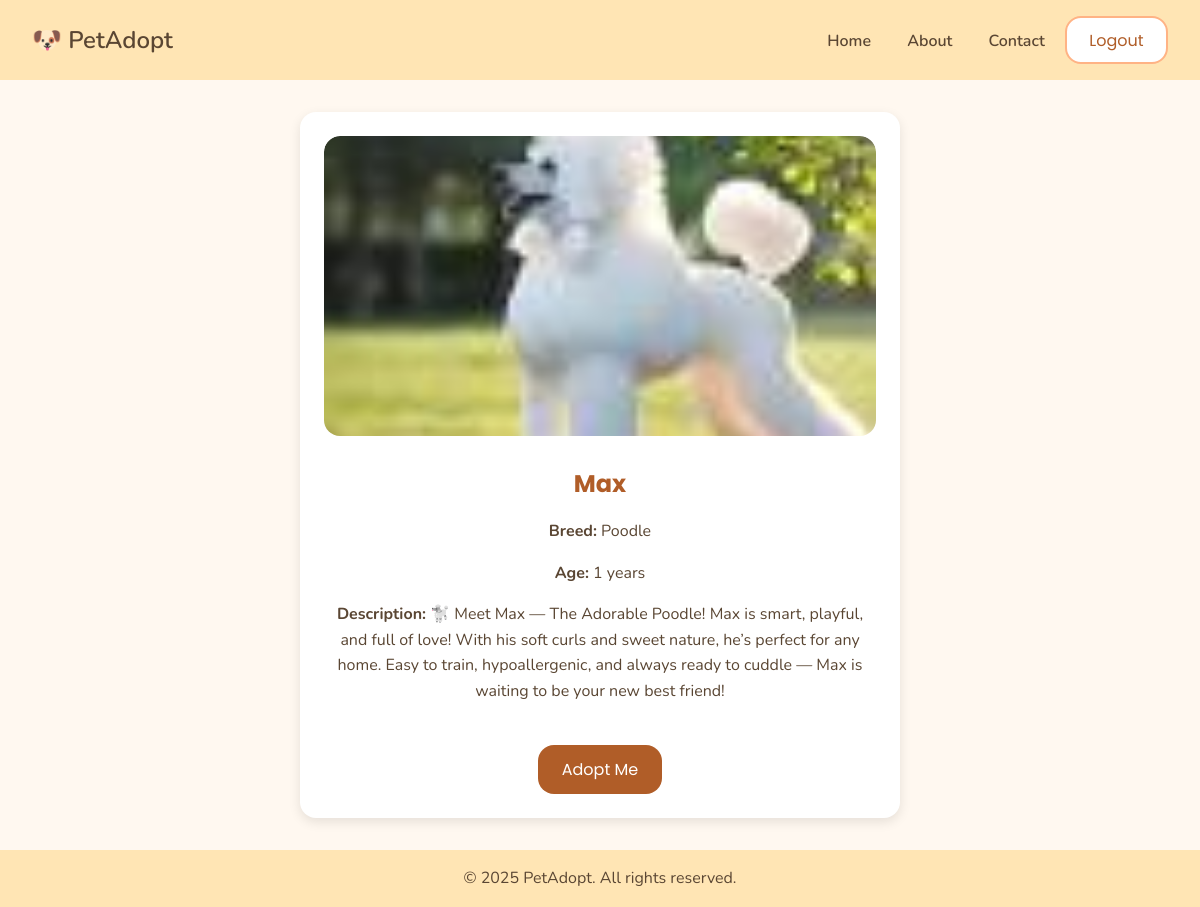
The app's page /pet/7/ (signed in) with its own data.
### main/models.py (models this page shows, shortened)
class Pet(models.Model):
    name = models.CharField(max_length=100)
    breed = models.CharField(max_length=100)
    age = models.IntegerField()
    image = models.ImageField(upload_to='pets/')
    description = models.TextField()
    adopted = models.BooleanField(default=False)

### main/views.py (the view)
# urls.py: path('pet/<int:pet_id>/', views.pet_detail, name='pet_detail'),
@login_required
def pet_detail(request, pet_id):
    pet = get_object_or_404(Pet, id=pet_id)
    return render(request, 'main/pet_detail.html', {'pet': pet})

### main/templates/main/pet_detail.html
{% extends 'main/base.html' %}
{% block content %}
<div style="max-width: 600px; margin: 2rem auto; text-align: center;">
  <div class="card" style="
    padding: 1.5rem;
    border-radius: 1rem;
    box-shadow: 0 4px 12px rgba(0, 0, 0, 0.1);
    background-color: #fff;
    ">
    <div style="overflow: hidden; border-radius: 1rem; margin-bottom: 1rem;">
      <img src="{{ pet.image.url }}"
           alt="{{ pet.name }}"
           style="width: 100%; height: 300px; object-fit: cover; border-radius: 1rem;">
    </div>
    <h2 style="margin-bottom: 0.5rem;">{{ pet.name }}</h2>
    <p><strong>Breed:</strong> {{ pet.breed }}</p>
    <p><strong>Age:</strong> {{ pet.age }} years</p>
    <p><strong>Description:</strong> {{ pet.description }}</p>
    {% if not pet.adopted %}
      <a href="{% url 'adopt_pet' pet.id %}">
        <button style="
          margin-top: 1.5rem;
          background-color: var(--highlight-color);
          color: white;
          border: none;
          padding: 0.75rem 1.5rem;
          border-radius: var(--border-radius);
          font-family: 'Poppins', sans-serif;
          cursor: pointer;
          transition: 0.3s ease-in-out;
        " onmouseover="this.style.backgroundColor='#7A3E2B'" onmouseout="this.style.backgroundColor='var(--highlight-color)'">
          Adopt Me
        </button>
      </a>
    {% else %}
      <p style="color: red; font-weight: bold; margin-top: 1rem;">Already Adopted</p>
    {% endif %}
  </div>
</div>
{% endblock %}

### main/static/css/global.css (style rules this page uses)
:root { --primary-color: #FFE5B4; --secondary-color: #FFF8F0; --accent-color: #FFB385; --text-color: #5A4633; --highlight-color: #B05D28; --button-hover: #ff985c; --card-bg: #fff; --border-radius: 1rem; --transition-speed: 0.3s; }
body { margin: 0; font-family: 'Nunito', sans-serif; background-color: var(--secondary-color); color: var(--text-color); line-height: 1.6; font-size: 16px; }
h1, h2, h3, h4 { font-family: 'Poppins', sans-serif; color: var(--highlight-color); margin-bottom: 0.5rem; }
a { color: var(--highlight-color); text-decoration: none; transition: color var(--transition-speed); }
button, .btn-primary, .btn-secondary { font-family: 'Poppins', sans-serif; padding: 0.6rem 1.4rem; border: none; border-radius: var(--border-radius); cursor: pointer; transition: background-color var(--transition-speed), transform var(--transition-speed); font-size: 1rem; }
.card { background-color: var(--card-bg); border-radius: var(--border-radius); box-shadow: 0 8px 16px rgba(0,0,0,0.08); padding: 1.2rem; transition: transform var(--transition-speed), box-shadow var(--transition-speed); }
.card img { width: 100%; height: 180px; object-fit: cover; border-radius: var(--border-radius); }

### records on screen
Pet: image (picture), name "Max", breed "Poodle", age "1", description "🐩 Meet Max — The Adorable Poodle! Max is smart, playful, and full of love! With his soft curls and sweet nature, he’s perfect for any home. Easy to train, hypoallergenic, and always ready to cuddle — Max is waiting to be your new best friend!"

### other values on screen
{{ year|default:2025 }} "2025"
